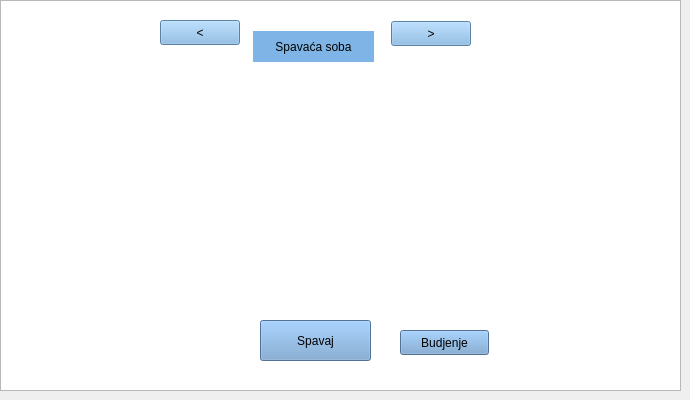
    <widget class="QWidget" name="page_spavaca">
     <widget class="QGraphicsView" name="graphicsView_spavaca">
      <property name="geometry">
       <rect>
        <x>0</x>
        <y>0</y>
        <width>681</width>
        <height>391</height>
       </rect>
      </property>
     </widget>
     <widget class="QPushButton" name="pushButton_spav_1">
      <property name="geometry">
       <rect>
        <x>160</x>
        <y>20</y>
        <width>80</width>
        <height>25</height>
       </rect>
      </property>
      <property name="styleSheet">
       <string notr="true">background-color: rgb(127, 181, 230);
font: 75 italic 17pt &quot;Ubuntu Mono&quot;;
</string>
      </property>
      <property name="text">
       <string>&lt;</string>
      </property>
     </widget>
     <widget class="QLabel" name="label_spav">
      <property name="geometry">
       <rect>
        <x>253</x>
        <y>31</y>
        <width>121</width>
        <height>31</height>
       </rect>
      </property>
      <property name="styleSheet">
       <string notr="true">background-color: rgb(127, 181, 230);
font: 75 italic 15pt &quot;Ubuntu Mono&quot;;
</string>
      </property>
      <property name="text">
       <string>Spavaća soba</string>
      </property>
      <property name="alignment">
       <set>Qt::AlignCenter</set>
      </property>
      <property name="wordWrap">
       <bool>true</bool>
      </property>
     </widget>
     <widget class="QPushButton" name="pushButton_spav_2">
      <property name="geometry">
       <rect>
        <x>391</x>
        <y>21</y>
        <width>80</width>
        <height>25</height>
       </rect>
      </property>
      <property name="styleSheet">
       <string notr="true">background-color: rgb(127, 181, 230);
font: 75 italic 17pt &quot;Ubuntu Mono&quot;;
</string>
      </property>
      <property name="text">
       <string>&gt;</string>
      </property>
     </widget>
     <widget class="QPushButton" name="bt_spavaj">
      <property name="geometry">
       <rect>
        <x>260</x>
        <y>320</y>
        <width>111</width>
        <height>41</height>
       </rect>
      </property>
      <property name="styleSheet">
       <string notr="true">background-color: rgb(114, 159, 207);</string>
      </property>
      <property name="text">
       <string>Spavaj</string>
      </property>
     </widget>
     <widget class="QPushButton" name="bt_budjenje">
      <property name="geometry">
       <rect>
        <x>400</x>
        <y>330</y>
        <width>89</width>
        <height>25</height>
       </rect>
      </property>
      <property name="styleSheet">
       <string notr="true">background-color: rgb(114, 159, 207);</string>
      </property>
      <property name="text">
       <string>Budjenje</string>
      </property>
     </widget>
    </widget>
